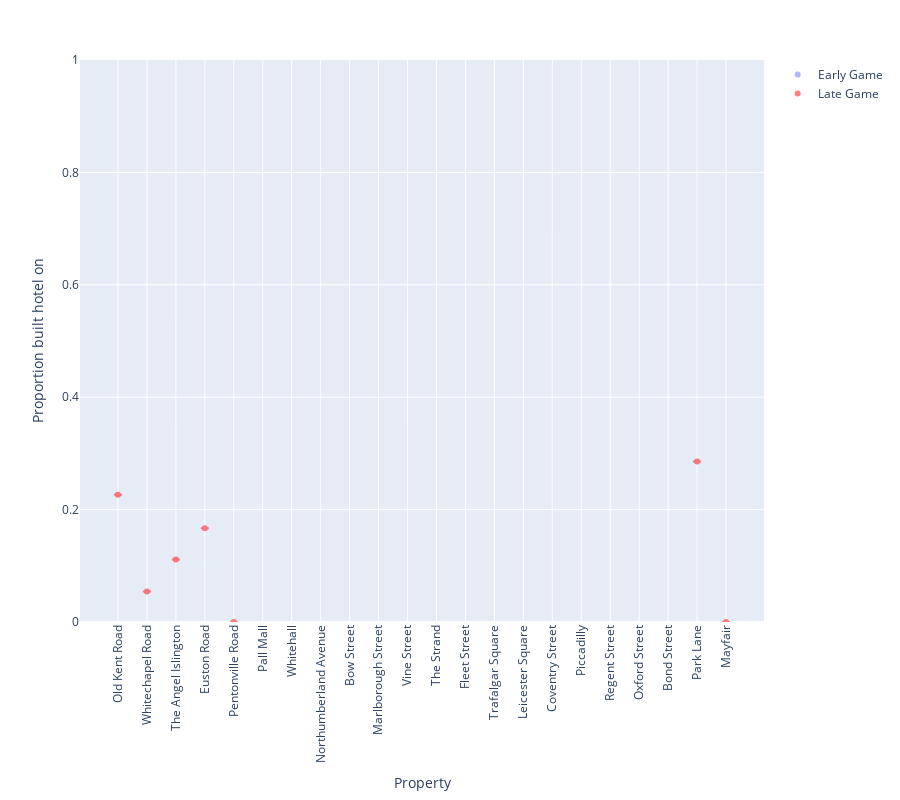

Notebook code cell kept with this figure:
### Code cell
plot_action_proportions(df_build_hotel, 'Proportion built hotel on (early game)', 
                        'Proportion built hotel on (late game)', 'Proportion built hotel on', 21)

### Figure 1 — Plotly figure (JSON) as saved in the notebook; plotly's stock layout.template omitted (floating-point values rounded to 4 significant figures)
{"data": [{"error_y": {"array": [null, null, null, null, null, null, null, null, null, null, null, null, null, null, null, null, null, null, null, null, null, null]}, "hovertemplate": "Property=%{x}<br>Proportion built hotel on (early game)=%{y}<extra></extra>", "legendgroup": "", "marker": {"color": "#636efa", "opacity": 0.5, "symbol": "circle"}, "mode": "markers", "name": "Early Game", "orientation": "v", "showlegend": true, "type": "scatter", "x": ["Old Kent Road", "Whitechapel Road", "The Angel Islington", "Euston Road", "Pentonville Road", "Pall Mall", "Whitehall", "Northumberland Avenue", "Bow Street", "Marlborough Street", "Vine Street", "The Strand", "Fleet Street", "Trafalgar Square", "Leicester Square", "Coventry Street", "Piccadilly", "Regent Street", "Oxford Street", "Bond Street", "Park Lane", "Mayfair"], "xaxis": "x", "y": [null, null, null, null, null, null, null, null, null, null, null, null, null, null, null, null, null, null, null, null, null, null], "yaxis": "y"}, {"error_y": {"array": [null, null, null, null, null, null, null, null, null, null, null, null, null, null, null, null, null, null, null, null, null, null]}, "hovertemplate": "Property=%{x}<br>Proportion built hotel on (late game)=%{y}<extra></extra>", "legendgroup": "", "marker": {"color": "red", "symbol": "circle"}, "mode": "markers", "name": "Late Game", "opacity": 0.5, "orientation": "v", "showlegend": true, "type": "scatter", "x": ["Old Kent Road", "Whitechapel Road", "The Angel Islington", "Euston Road", "Pentonville Road", "Pall Mall", "Whitehall", "Northumberland Avenue", "Bow Street", "Marlborough Street", "Vine Street", "The Strand", "Fleet Street", "Trafalgar Square", "Leicester Square", "Coventry Street", "Piccadilly", "Regent Street", "Oxford Street", "Bond Street", "Park Lane", "Mayfair"], "xaxis": "x", "y": [0.2264, 0.05405, 0.1111, 0.1667, 0, null, null, null, null, null, null, null, null, null, null, null, null, null, null, null, 0.2857, 0], "yaxis": "y"}], "layout": {"height": 800, "legend": {"tracegroupgap": 0}, "margin": {"t": 60}, "xaxis": {"anchor": "y", "domain": [0, 1], "tickangle": -90, "title": {"text": "Property"}}, "yaxis": {"anchor": "x", "domain": [0, 1], "range": [0, 1], "title": {"text": "Proportion built hotel on"}}}}
